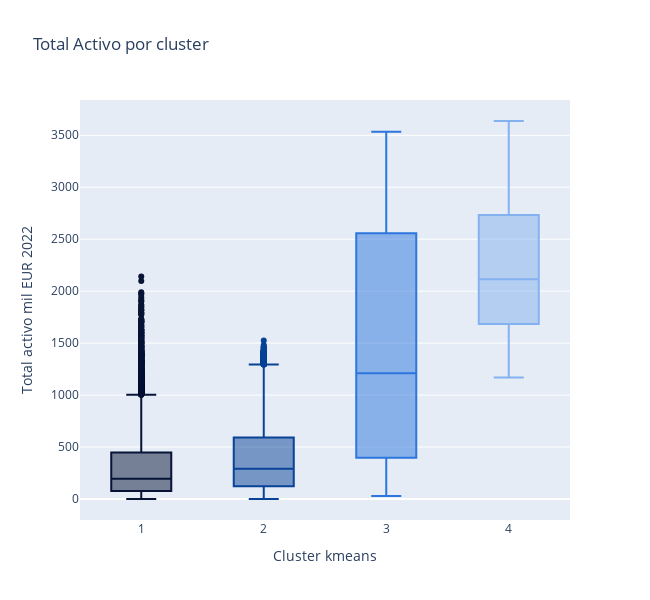

Write notebook code for a chart like this one.
### Markdown cell above
En la segunda visualización, haremos un boxplot para ver la distribución de la variable 'Total activo\nmil EUR\n2022' de cada cluster.

Dejaremos fuera de la visualización el cluster número 5, ya que es significativamente más grande que los otros, y el gráfico perdería sentido.

### Code cell
# Visualización 2

fig7 = px.box(df_clusters[df_clusters["Cluster kmeans"]!=5],x="Cluster kmeans", y = 'Total activo\nmil EUR\n2022',
              color="Cluster kmeans",
              color_discrete_map={1: "#071436",2:"#084396",3:"#2c76de",4:"#84b1f0"},
              title="Total Activo por cluster")

fig7.update_layout(showlegend=False,
                   width=650,
                   height=600)

fig7.show()

### Figure 1 — Plotly figure (JSON) as saved in the notebook; plotly's stock layout.template omitted (floating-point values rounded to 4 significant figures; data arrays with more than 128 entries replaced by an {"elided": "..."} marker saying what was removed)
{"data": [{"alignmentgroup": "True", "hovertemplate": "Cluster kmeans=%{x}<br>Total activo\nmil EUR\n2022=%{y}<extra></extra>", "legendgroup": "4", "marker": {"color": "#84b1f0"}, "name": "4", "notched": false, "offsetgroup": "4", "orientation": "v", "showlegend": true, "type": "box", "x": {"elided": "3816 int values"}, "x0": " ", "xaxis": "x", "y": {"elided": "3816 float values"}, "y0": " ", "yaxis": "y"}, {"alignmentgroup": "True", "hovertemplate": "Cluster kmeans=%{x}<br>Total activo\nmil EUR\n2022=%{y}<extra></extra>", "legendgroup": "2", "marker": {"color": "#084396"}, "name": "2", "notched": false, "offsetgroup": "2", "orientation": "v", "showlegend": true, "type": "box", "x": {"elided": "12019 int values"}, "x0": " ", "xaxis": "x", "y": {"elided": "12019 float values"}, "y0": " ", "yaxis": "y"}, {"alignmentgroup": "True", "hovertemplate": "Cluster kmeans=%{x}<br>Total activo\nmil EUR\n2022=%{y}<extra></extra>", "legendgroup": "1", "marker": {"color": "#071436"}, "name": "1", "notched": false, "offsetgroup": "1", "orientation": "v", "showlegend": true, "type": "box", "x": {"elided": "9404 int values"}, "x0": " ", "xaxis": "x", "y": {"elided": "9404 float values"}, "y0": " ", "yaxis": "y"}, {"alignmentgroup": "True", "hovertemplate": "Cluster kmeans=%{x}<br>Total activo\nmil EUR\n2022=%{y}<extra></extra>", "legendgroup": "3", "marker": {"color": "#2c76de"}, "name": "3", "notched": false, "offsetgroup": "3", "orientation": "v", "showlegend": true, "type": "box", "x": [3, 3, 3, 3, 3, 3, 3, 3, 3, 3, 3, 3, 3, 3, 3, 3, 3, 3, 3, 3, 3, 3, 3, 3, 3, 3, 3, 3, 3, 3, 3, 3, 3, 3, 3, 3, 3, 3, 3, 3, 3, 3, 3, 3, 3, 3, 3, 3, 3, 3, 3, 3, 3, 3, 3, 3, 3, 3, 3, 3, 3, 3, 3, 3, 3, 3, 3, 3, 3, 3, 3, 3, 3, 3, 3, 3, 3, 3, 3, 3, 3, 3, 3, 3, 3, 3, 3, 3, 3, 3, 3, 3, 3, 3, 3, 3, 3, 3, 3, 3, 3, 3], "x0": " ", "xaxis": "x", "y": [3196.0, 1471.0, 1378.0, 163.9, 470.9, 1088.0, 648.6, 124.4, 719.5, 2754.0, 3250.0, 3522.0, 3286.0, 917.7, 2513.0, 2928.0, 1846.0, 2817.0, 914.8, 2274.0, 2314.0, 2829.0, 2872.0, 954.2, 1632.0, 1294.0, 1094.0, 1116.0, 3152.0, 895.8, 1125.0, 1020.0, 392.2, 447.3, 492.6, 329.5, 488.1, 1986.0, 190.0, 389.3, 409.1, 158.5, 213.3, 151.6, 285.3, 144.8, 49.12, 74.56, 129.5, 131.7, 333.9, 258.7, 1882.0, 3481, 2319.0, 1865.0, 3523.0, 3535.0, 2672.0, 2966.0, 2481.0, 2916.0, 3296.0, 2192.0, 2855.0, 2049.0, 2893.0, 2800.0, 2117.0, 2558.0, 2103.0, 1414.0, 570.2, 1971.0, 1036.0, 374.7, 747.5, 306.3, 2204.0, 945.8, 340.2, 396.8, 347.4, 1851.0, 619.6, 238.4, 230.3, 679.0, 1994.0, 749.7, 2768.0, 3515.0, 1987.0, 3462.0, 2703.0, 1620.0, 3439.0, 733.6, 1425.0, 774.7, 267.7, 30.07], "y0": " ", "yaxis": "y"}], "layout": {"boxmode": "overlay", "height": 600, "legend": {"title": {"text": "Cluster kmeans"}, "tracegroupgap": 0}, "showlegend": false, "title": {"text": "Total Activo por cluster"}, "width": 650, "xaxis": {"anchor": "y", "categoryarray": [4, 2, 1, 3], "categoryorder": "array", "domain": [0, 1], "title": {"text": "Cluster kmeans"}}, "yaxis": {"anchor": "x", "domain": [0, 1], "title": {"text": "Total activo\nmil EUR\n2022"}}}}
